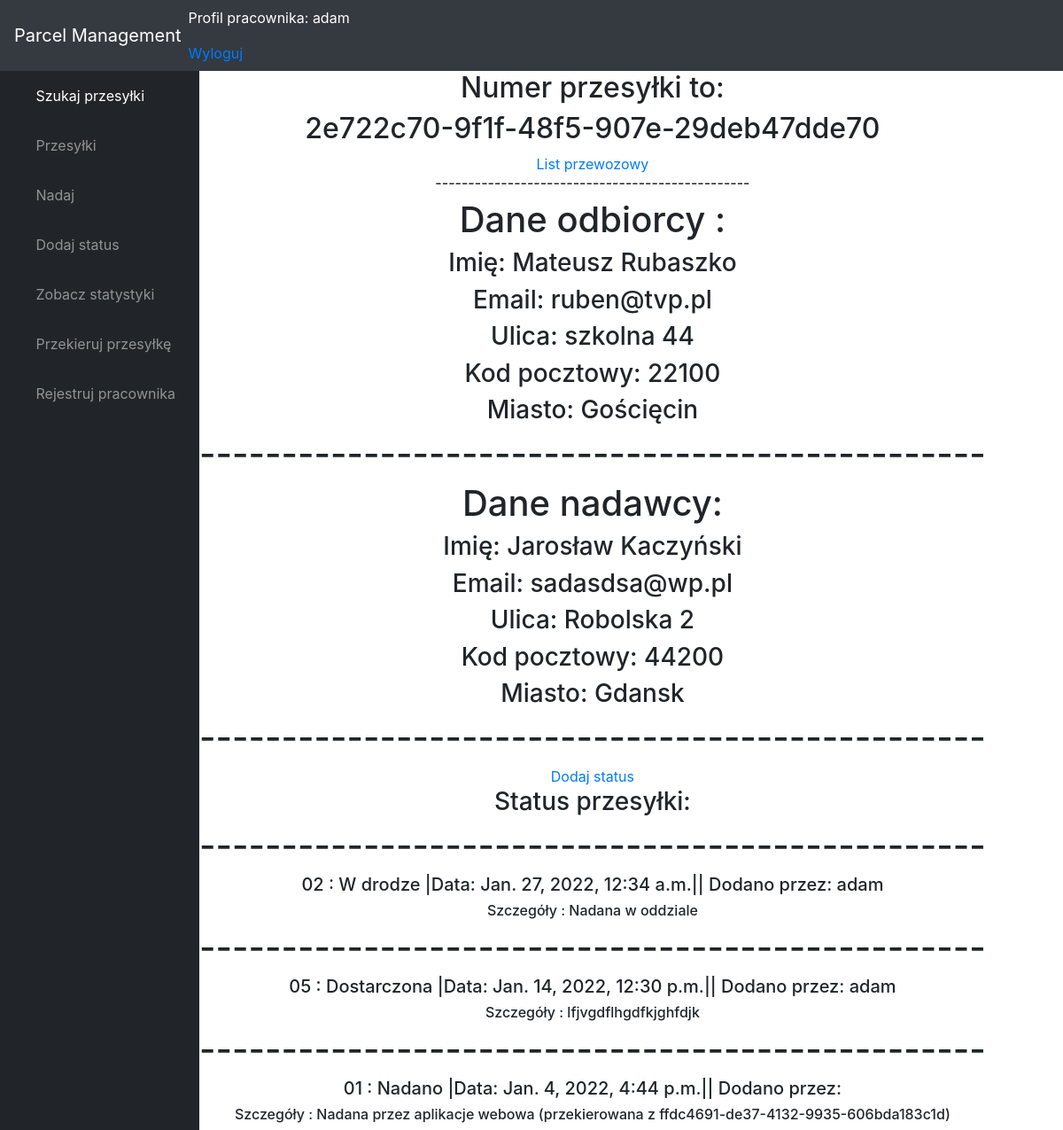
Screenshot of /nadano/2e722c709f1f48f5907e29deb47dde70/205/ (signed in) with the database file from the repository.
### parcelmanagement/models.py (models this page shows, shortened)
class Parcel(models.Model):
    CATEGORY = (
        ("Niestandardowa" , "Niestandardowa"),
        ("Standardowa" , "Standardowa"),
        )
    parcelnumber = models.UUIDField(default = uuid.uuid4,unique = True,editable=False)
    price = models.FloatField(null = True)
    product = models.CharField(max_length=200,null=True,choices=CATEGORY)
    Sender = models.ForeignKey(Customer,on_delete=models.PROTECT,related_name='sender')
    Receiver = models.ForeignKey(Customer,on_delete = models.PROTECT,related_name='receiver')
    description = models.CharField(max_length=300,null=True)
    created = models.DateTimeField(auto_now_add=True)
    class Meta:
        ordering = ('-created',)

class Customer(models.Model):
    name = models.CharField(max_length=200)
    phone = models.CharField(max_length=11)
    EmailAdress = models.EmailField(blank = True)
    Street = models.CharField(max_length = 30)
    PostalCode = models.BigIntegerField()
    City = models.CharField(max_length=100)

class ParcelStatus(models.Model):
    STATUS_CHOICE = (("01 : Nadano","01 : Nadano"),
                     ("02 : W drodze","02 : W drodze"),
                     ("03 : Uszkodzona","03 : Uszkodzona"),
                     ("04 : Zniszczona całkowicie","04 : Zniszczona całkowicie"),
                     ("05 : Dostarczona","05 : Dostarczona"),
                     ("06 : Błąd adresu","06 : Błąd adresu"),
                     ("07 : Pozostawiona w magazynie","07 : Pozostawiona w magazynie"),
                     ("08 : W trakcie wyjaśniania","08 : W trakcie wyjaśniania",),
                     ("09 : Przekierowana","09 : Przekierowana", ),)
    status_c = models.CharField(max_length=300,choices=STATUS_CHOICE)
    status_details = models.CharField(max_length=200, blank=True)
    dateStatus = models.DateTimeField(auto_now_add=True)
    added = models.CharField(max_length=100)
    parcel_number = models.ForeignKey('Parcel', on_delete=models.CASCADE)
    class Meta:
        ordering = ( '-dateStatus','parcel_number')

### parcelmanagement/views.py (the view)
# urls.py: path('nadano/<str:number>/<int:pk>/',views.udaneNadanie,name = 'udaneNadanie'),
@login_required(login_url='login')
def udaneNadanie(request,number,pk):
    parcel1  = get_object_or_404(Parcel, pk = pk,
                               parcelnumber=number)
    statusy = ParcelStatus.objects.all().filter(parcel_number=parcel1.id)
    return render(request, 'udaneNadanie.html', {'parcel1': parcel1,'statusy':statusy}, )

### parcelmanagement/templatetags/auth_extras.py (called while the page is built)
@register.filter(name='has_group')
def has_group(user, group_name):
    group = Group.objects.get(name=group_name)
    return True if group in user.groups.all() else False

### templates/udaneNadanie.html (shortened to what this page needs)
{% extends 'index.html' %}
{% load static %}
{% block content %}
    <center>
<h2> Numer przesyłki to:</h2>
        <h2>{{ parcel1.parcelnumber }}</h2>
 <a href = "{% url 'list' pk=parcel1.id  %}">List przewozowy</a>
        <h6> ------------------------------------------------</h6>
        <h1> Dane odbiorcy :</h1>
    <h3>Imię: {{ parcel1.Receiver.name }}</h3>
    <h3>Email: {{ parcel1.Receiver.EmailAdress }}</h3>
    <h3>Ulica: {{ parcel1.Receiver.Street }}</h3>
    <h3>Kod pocztowy: {{ parcel1.Receiver.PostalCode }}</h3>
    <h3>Miasto: {{ parcel1.Receiver.City }}</h3>
<h1>------------------------------------------------</h1>
            <h1> Dane nadawcy:</h1>
    <h3>Imię: {{ parcel1.Sender.name }}</h3>
    <h3>Email: {{ parcel1.Sender.EmailAdress }}</h3>
    <h3>Ulica: {{ parcel1.Sender.Street }}</h3>
    <h3>Kod pocztowy: {{ parcel1.Sender.PostalCode }}</h3>
    <h3>Miasto: {{ parcel1.Sender.City }}</h3>
    <h1>------------------------------------------------</h1>
    <a href = "{% url 'dodajstatus' pk=parcel1.id number=parcel1.parcelnumber %}">Dodaj status</a>
    <h3>Status przesyłki:</h3>
        {% for status in statusy %}
            <h1>------------------------------------------------</h1>
    <h5>{{ status.status_c }} |Data:    {{ status.dateStatus }}|| Dodano przez: {{ status.added }}</h5>
            <h6>Szczegóły : {{ status.status_details }}</h6>
    {% endfor %}
  </center>
{% endblock %}

### templates/index.html (shortened to what this page needs)
<!DOCTYPE html>
<html lang="en"></html>
{% load static %}
{% load auth_extras %}
<head>
  <link href="{% static 'vendor/fontawesome-free/css/all.min.css' %}" rel="stylesheet" type="text/css">
  <link href="{% static 'vendor/datatables/dataTables.bootstrap4.css' %}" rel="stylesheet">
  <link href="{% static 'css/sb-admin.css' %}" rel="stylesheet">
</head>
<body id="page-top">
  <nav class="navbar navbar-expand navbar-dark bg-dark static-top">
    <a class="navbar-brand mr-1" href="{% url 'home' %}">Parcel Management</a>
    <ul class="navbar-nav ml-auto ml-md-0">
      <li class="nav-item dropdown no-arrow mx-1">
        <span class="hello-msg"><p style ='color:#ffffff'> Profil pracownika: {{request.user}}
        </span></p>
          <span><a href={% url 'logout' %} data-toggle="modal" >Wyloguj</a></span>
      </li>
    </ul>
  </nav>
  <div id="wrapper">
    <ul class="sidebar navbar-nav">
      <li class="nav-item active">
        <a class="nav-link" href="{% url 'search' %}">
          <i class="fas fa-fw fa-tachometer-alt"></i>
          <span>Szukaj przesyłki</span>
        </a>
      </li>
      <li class="nav-item">
        <a class="nav-link" href="{% url 'test_response' %}">
          <i class="fas fa-fw fa-chart-area"></i>
          <span>Przesyłki</span></a>
      </li>
      <li class="nav-item">
        <a class="nav-link" href="{% url 'dodaj' %}">
          <i class="fas fa-fw fa-table"></i>
          <span>Nadaj</span></a>
      </li>
              <li class="nav-item">
        <a class="nav-link" href="{% url 'dodaj_status' %}">
          <i class="fas fa-fw fa-table"></i>
          <span>Dodaj status</span></a>
      </li>
              <li class="nav-item">
        <a class="nav-link" href="{% url 'statystyki' %}">
          <i class="fas fa-fw fa-table"></i>
          <span>Zobacz statystyki</span></a>
      </li>
                      <li class="nav-item">
        <a class="nav-link" href="{% url 'przekieruj' %}">
          <i class="fas fa-fw fa-table"></i>
          <span>Przekieruj przesyłkę</span></a>
      </li>
{% if request.user|has_group:"admin" %}
                      <li class="nav-item">
        <a class="nav-link" href="{% url 'registerpage' %}">
          <i class="fas fa-fw fa-table"></i>
          <span>Rejestruj pracownika</span></a>
      </li>
        {% endif %}
    </ul>
{% block content %}{% endblock %}
</body>
</html>

### rows the page displays
Parcel: parcelnumber "2e722c70-9f1f-48f5-907e-29deb47dde70", Receiver.name "Mateusz Rubaszko", Receiver.EmailAdress "ruben@tvp.pl", Receiver.Street "szkolna 44", Receiver.PostalCode "22100", Receiver.City "Gościęcin", Sender.name "Jarosław Kaczyński", Sender.EmailAdress "sadasdsa@wp.pl", Sender.Street "Robolska 2", Sender.PostalCode "44200", Sender.City "Gdansk"
ParcelStatus: status_c "02 : W drodze", dateStatus "Jan. 27, 2022, 12:34 a.m.", added "adam", status_details "Nadana w oddziale"
ParcelStatus: status_c "05 : Dostarczona", dateStatus "Jan. 14, 2022, 12:30 p.m.", added "adam", status_details "lfjvgdflhgdfkjghfdjk"
ParcelStatus: status_c "01 : Nadano", dateStatus "Jan. 4, 2022, 4:44 p.m.", status_details "Nadana przez aplikacje webowa (przekierowana z ffdc4691-de37-4132-9935-606bda183c1d)"

### other values shown
{{ request.user }} "adam"
